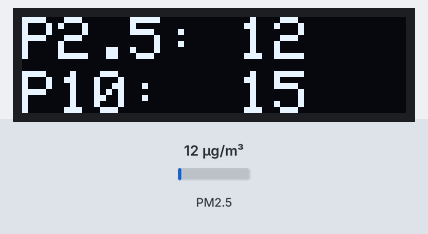
Simulated run of this program. Board: ESP32. On the bench: 128×32 one-colour display. Inputs (shaded band) come from the test bench; at power-on: PM2.5 12 µg/m³.

Above: at 6.2 s.
6.3 s: PM2.5 set to 6 µg/m³
At 7.4 s:
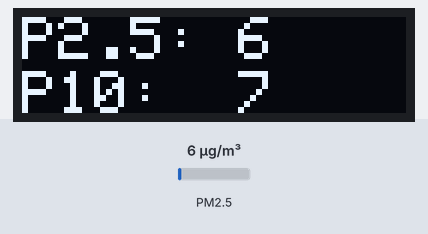
8.5 s: PM2.5 set to 75 µg/m³
At 9.9 s:
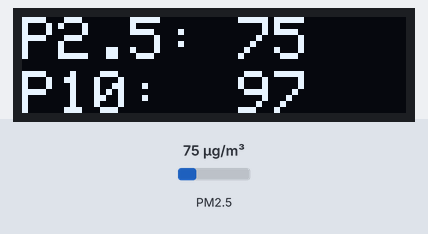
10.6 s: PM2.5 set to 150 µg/m³
At 12.4 s:
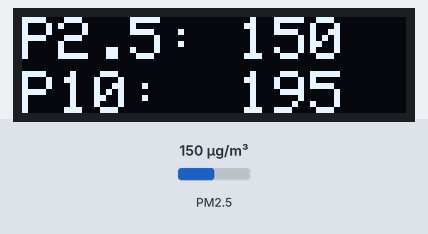
Timing chart, 0 to 13.9 s (numbered marks = the images above; inputs shaded):
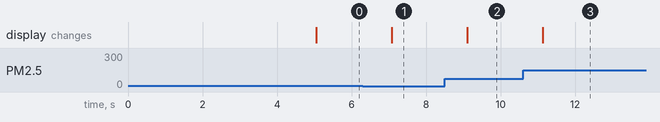

Measured:
- after the input at 6.3 s, the display: changes after 0.78 s (image 1)
- after the input at 8.5 s, the display: changes after 0.61 s (image 2)
- after the input at 10.6 s, the display: changes after 0.53 s (image 3)

The program:

main.cpp
```cpp
#include <Adafruit_GFX.h>
#include <Adafruit_SSD1306.h>
#include <Arduino.h>
#include <SDS011.h>
#include <SPI.h>
#include <Wire.h>

#define SCREEN_WIDTH 128
#define SCREEN_HEIGHT 32
#define SCREEN_ADDRESS 0x3c  ///< See datasheet for Address; 0x3D for 128x64, 0x3C for 128x32

HardwareSerial port(2);
SDS011 sds;
Adafruit_SSD1306 display(SCREEN_WIDTH, SCREEN_HEIGHT, &Wire, -1);

void setup() {
  Serial.begin(115200);
  if (!display.begin(SSD1306_SWITCHCAPVCC, SCREEN_ADDRESS)) {
    Serial.println(F("SSD1306 allocation failed"));
    for (;;)
      ;  // Don't proceed, loop forever
  }
  sds.begin(&port);

  display.clearDisplay();
  display.setTextSize(2);
  display.setTextColor(SSD1306_WHITE);
  display.setCursor(15, 8);
  display.println(F("Quadcode"));
  display.display();
  sleep(5);
}

void loop() {
  float p10, p25;
  int err = sds.read(&p25, &p10);
  if (!err) {
    display.clearDisplay();
    display.setTextSize(2);
    display.setTextColor(SSD1306_WHITE);
    display.setCursor(0, 0);
    display.println("P2.5: " + String(int(p25)));
    display.setCursor(0, 18);
    display.println("P10:  " + String(int(p10)));
    display.display();
  }
  delay(1000);
}
```
